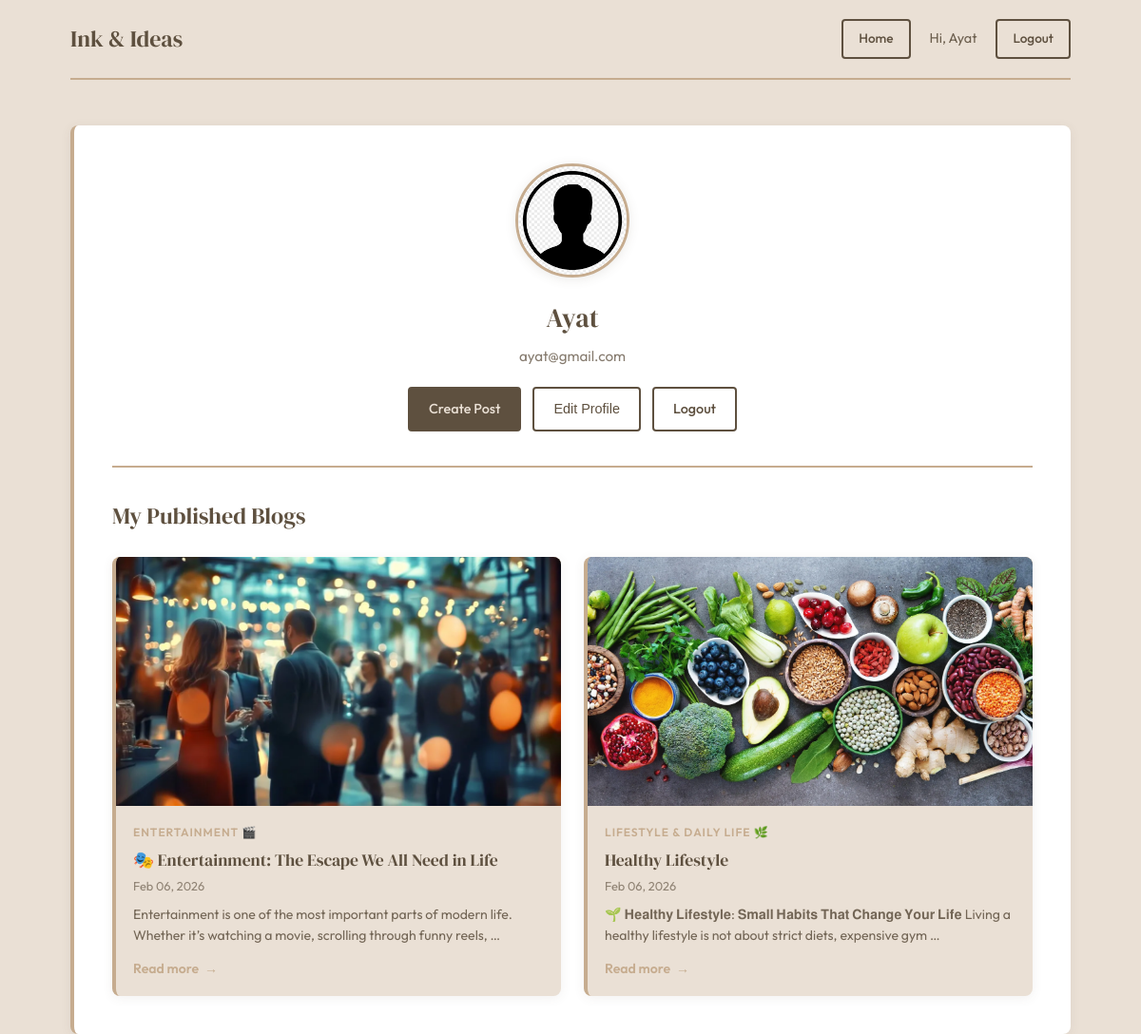
Page /profile/ (signed in) on the committed database.
### Project/models.py (models this page shows, shortened)
class BlogPost(models.Model):
    title=models.CharField(max_length=100)
    content=models.TextField()
    pub_date=models.DateTimeField(auto_now_add=True)
    author=models.ForeignKey(User,on_delete=models.CASCADE)
    slug=models.SlugField(max_length=100)
    featured_image=models.ImageField(upload_to='images/',blank=True,null=True)
    status=models.CharField(max_length=10,choices=(('Draft','Draft'),('Published','Published')))
    category = models.ForeignKey(Category, on_delete=models.SET_NULL, null=True)

class Category(models.Model):
    name=models.CharField(max_length=100)
    description=models.TextField()
    class Meta:
        verbose_name_plural = "Categories"

### Project/views.py (the view)
# urls.py: path('profile/', views.profile,name='profile'),
def profile(request):
    user = request.user
    profile_obj = getattr(user, 'profile', None)
    posts = BlogPost.objects.filter(author=user).order_by('-pub_date')
    if request.method == 'POST':
        profile_form = ProfileForm(request.POST, request.FILES, instance=profile_obj)
        if profile_form.is_valid():
            profile = profile_form.save(commit=False)
            profile.user = user
            profile.save()
            return redirect('profile')
    else:
        profile_form = ProfileForm(instance=profile_obj)
    return render(request, 'profile.html', {
        'user': user,
        'profile': profile_obj,
        'profile_form': profile_form,
        'posts': posts
    })

### Project/templates/profile.html (shortened to what this page needs)
{% load static %}
<!DOCTYPE html>
<html lang="en">
<head>
</head>
<body>
    <div class="container">
        <header class="navbar">
            <a href="{% url 'home' %}" class="brand">Ink & Ideas</a>
            <div class="nav-links">
                <a href="{% url 'home' %}" class="nav-button">Home</a>
                {% if user.is_authenticated %}
                    <span style="font-size: 0.9rem; color: var(--bg-color); opacity: 0.9;">Hi, {{ user.username }}</span>
                    <a href="{% url 'logout' %}" class="nav-button">Logout</a>
                {% else %}
                    <a href="{% url 'login' %}" class="nav-button">Login</a>
                    <a href="{% url 'register' %}" class="nav-button nav-button__primary">Register</a>
                {% endif %}
            </div>
        </header>
        <main>
            <div class="profile-header">
                <div class="profile-image-wrapper">
                    {% if profile and profile.profile_img %}
                        <img src="{{ profile.profile_img.url }}" alt="{{ user.username }}">
                    {% else %}
                        <img src="{% static 'download.png' %}" alt="{{ user.username }}">
                    {% endif %}
                </div>
                <h1 class="profile-username">{{ user.username }}</h1>
                <p class="profile-email">{{ user.email }}</p>
                <div class="profile-actions">
                    <a href="{% url 'create_post' %}" class="btn btn-primary">Create Post</a>
                    <button type="button" id="edit-btn" class="btn">Edit Profile</button>
                    <a href="{% url 'logout' %}" class="btn">Logout</a>
                </div>
            </div>
            <section class="my-blogs-section">
                <h2 class="section-title">My Published Blogs</h2>
                {% if posts %}
                    <div class="posts-grid">
                        {% for post in posts %}
                            <article class="post-card">
                                {% if post.featured_image %}
                                    <div class="post-image-wrapper">
                                        <img src="{{ post.featured_image.url }}" alt="{{ post.title }}">
                                    </div>
                                {% endif %}
                                <div class="post-content">
    {% if post.category %}
        <span class="post-category-tag">
            <a href="{% url 'home' %}?category={{ post.category.name|urlencode }}">
                {{ post.category.name }}
            </a>
        </span>
    {% endif %}
    <h2 class="post-title">
        <a href="{% url 'detail' post.slug %}">{{ post.title }}</a>
    </h2>
    <p class="post-meta">{{ post.pub_date|date:"M d, Y" }}</p>
    <p class="post-excerpt">{{ post.content|truncatewords:20 }}</p>
    <a class="post-readmore" href="{% url 'detail' post.slug %}">Read more</a>
</div>
                            </article>
                        {% endfor %}
                    </div>
                {% else %}
                    <p class="empty-blogs">No published blogs yet. <a href="{% url 'create_post' %}">Create your first post</a>.</p>
                {% endif %}
            </section>
        </main>
    </div>
</body>
</html>

### Project/templates/profile.html (style rules this page uses)
:root { --bg-color: #5e503f; --text-color: #eae0d5; --accent-color: #c6ac8f; }
* { box-sizing: border-box; margin: 0; padding: 0; }
body { min-height: 100vh; font-family: "Outfit", system-ui, sans-serif; background-color: var(--text-color); color: var(--bg-color); line-height: 1.6; }
a { color: var(--accent-color); text-decoration: none; transition: color 0.2s ease; }
.container { width: 100%; max-width: 1100px; margin: 0 auto; padding: 0 24px; }
.navbar { display: flex; align-items: center; justify-content: space-between; padding: 20px 0; border-bottom: 2px solid var(--accent-color); }
.brand { font-family: "DM Serif Display", serif; font-size: 1.5rem; font-weight: 400; color: var(--bg-color); text-decoration: none; }
.nav-links { display: flex; align-items: center; gap: 20px; font-size: 0.9rem; }
.nav-button { padding: 8px 16px; border-radius: 4px; border: 2px solid var(--bg-color); background: transparent; color: var(--bg-color); font-size: 0.85rem; font-weight: 500; cursor: pointer; text-decoration: none; transition: background 0.2s ease, color 0.2s ease; }
main { padding: 48px 0 64px; background: #fff; border-radius: 8px; border-left: 4px solid var(--accent-color); box-shadow: 0 2px 12px rgba(94, 80, 63, 0.08); margin-top: 48px; padding: 40px; }
.profile-header { text-align: center; margin-bottom: 32px; }
.profile-image-wrapper { width: 120px; height: 120px; margin: 0 auto 20px; border-radius: 50%; overflow: hidden; border: 3px solid var(--accent-color); box-shadow: 0 2px 12px rgba(94, 80, 63, 0.12); }
.profile-image-wrapper img { width: 100%; height: 100%; object-fit: cover; display: block; }
.profile-username { font-family: "DM Serif Display", serif; font-size: 1.75rem; font-weight: 400; color: var(--bg-color); margin-bottom: 6px; }
.profile-email { font-size: 0.95rem; color: var(--bg-color); opacity: 0.75; margin-bottom: 20px; }
.profile-actions { display: flex; gap: 12px; justify-content: center; flex-wrap: wrap; }
.btn { padding: 10px 20px; border-radius: 4px; border: 2px solid var(--bg-color); background: transparent; color: var(--bg-color); font-size: 0.9rem; font-weight: 500; cursor: pointer; text-decoration: none; transition: background 0.2s ease, color 0.2s ease; display: inline-block; }
.btn-primary { background: var(--bg-color); color: var(--text-color); border-color: var(--bg-color); }
.my-blogs-section { margin-top: 36px; padding-top: 32px; border-top: 2px solid var(--accent-color); }
.section-title { font-family: "DM Serif Display", serif; font-size: 1.5rem; font-weight: 400; color: var(--bg-color); margin-bottom: 24px; }
.posts-grid { display: grid; grid-template-columns: 1fr; gap: 24px; }
@media (min-width: 640px) { .posts-grid { grid-template-columns: repeat(2, 1fr); } }
.post-card { background: var(--text-color); border-radius: 8px; overflow: hidden; border-left: 4px solid var(--accent-color); box-shadow: 0 2px 12px rgba(94, 80, 63, 0.08); display: flex; flex-direction: column; transition: box-shadow 0.25s ease, transform 0.25s ease; }
.post-image-wrapper { width: 100%; padding-top: 56%; position: relative; overflow: hidden; background: var(--accent-color); }
.post-image-wrapper img { position: absolute; inset: 0; width: 100%; height: 100%; object-fit: cover; transition: transform 0.35s ease; }
.post-content { padding: 18px; display: flex; flex-direction: column; flex: 1; }
.post-category-tag { font-size: 0.75rem; font-weight: 600; text-transform: uppercase; letter-spacing: 0.08em; color: var(--accent-color); margin-bottom: 8px; }
.post-title { font-family: "DM Serif Display", serif; font-size: 1.1rem; font-weight: 400; margin-bottom: 6px; line-height: 1.3; }
.post-title a { color: var(--bg-color); }
.post-meta { font-size: 0.8rem; color: var(--bg-color); opacity: 0.65; margin-bottom: 8px; }
.post-excerpt { font-size: 0.88rem; color: var(--bg-color); opacity: 0.85; margin-bottom: 12px; flex: 1; }
.post-readmore { font-size: 0.88rem; font-weight: 600; display: inline-flex; align-items: center; gap: 6px; }
.post-readmore::after { content: "→"; }

### rows in the picture
BlogPost: featured_image (picture), category.name "ENTERTAINMENT 🎬", title "🎭 Entertainment: The Escape We All Need in Life", pub_date "Feb 06, 2026", content "Entertainment is one of the most important parts of modern life. Whether it’s watching a movie, scrolling through funny reels, …"
BlogPost: featured_image (picture), category.name "LIFESTYLE & DAILY LIFE 🌿", title "Healthy Lifestyle", pub_date "Feb 06, 2026", content "🌱 𝐇𝐞𝐚𝐥𝐭𝐡𝐲 𝐋𝐢𝐟𝐞𝐬𝐭𝐲𝐥𝐞: 𝐒𝐦𝐚𝐥𝐥 𝐇𝐚𝐛𝐢𝐭𝐬 𝐓𝐡𝐚𝐭 𝐂𝐡𝐚𝐧𝐠𝐞 𝐘𝐨𝐮𝐫 𝐋𝐢𝐟𝐞 Living a healthy lifestyle is not about strict diets, expensive gym …"

### other values in the picture
{{ user.username }} "Ayat"
{{ user.email }} "ayat@gmail.com"
